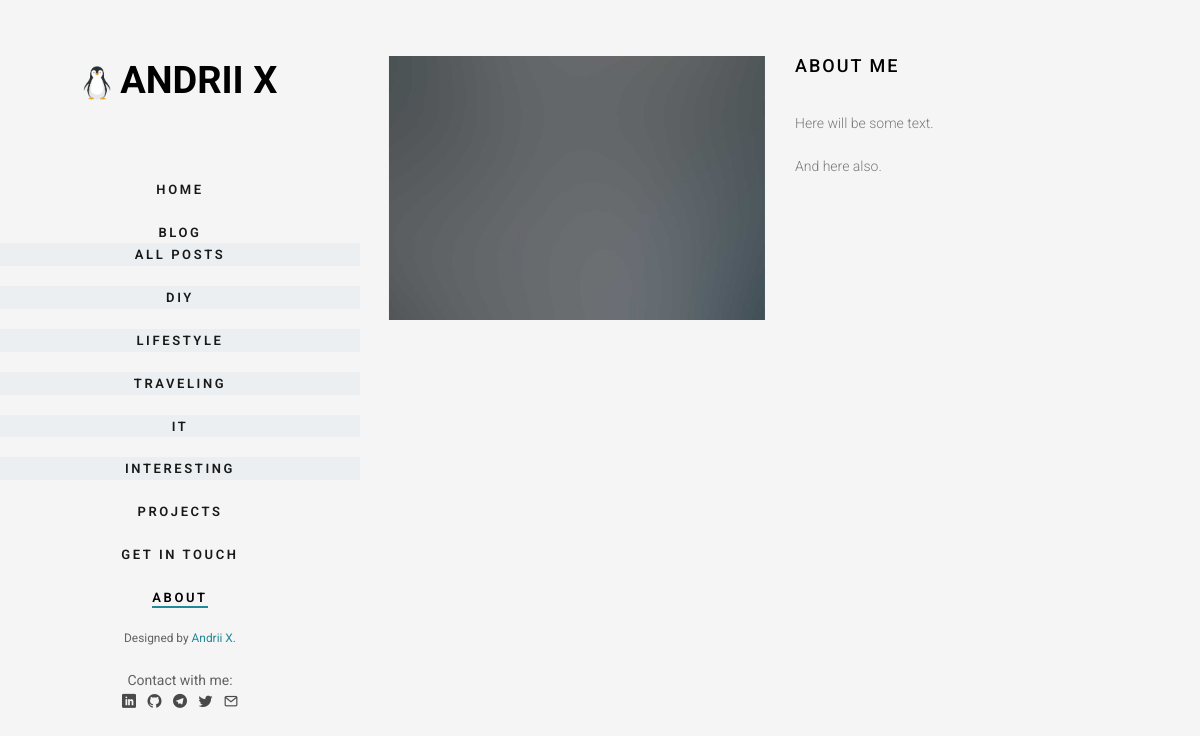
/about, run on the app's committed database.
### blog/models.py (models this page shows, shortened)
class Category(models.Model):
    title = models.CharField(max_length=120, verbose_name='Title')
    slug = models.SlugField(max_length=120, verbose_name='URL', unique=True)
    def get_absolute_url(self):
        return reverse('category', kwargs={'slug': self.slug})
    class Meta:
        verbose_name = 'Category'
        verbose_name_plural = 'Categories'
        ordering = ['id', ]

### blog/views.py (the view)
# urls.py: path('about', about, name='about'),
def about(request):
    return render(request, 'blog/about.html')

### blog/templatetags/menu.py (called while the page is built)
@register.inclusion_tag('blog/list_category.html')
def get_category():
    categories = Category.objects.all()
    return {'categories': categories}

### blog/templates/blog/about.html
{% extends 'base.html' %}
{% load static %}
{% block content %}
    <div class="fh5co-narrow-content">
        <div class="row row-bottom-padded-md">
            <div class="col-md-6 animate-box" data-animate-effect="fadeInLeft">
                <img class="img-responsive" src="{% static 'images/img_bg_1.jpg' %}"
                     alt="Free HTML5 Bootstrap Template by FreeHTML5.co">
            </div>
            <div class="col-md-6 animate-box" data-animate-effect="fadeInLeft">
                <h2 class="fh5co-heading">About Me</h2>
                <p>Here will be some text.</p>
                <p>And here also.</p>
            </div>
        </div>
    </div>
{% endblock %}

### blog/templates/blog/list_category.html
{% for category in categories %}
    <li style="background-color: #eceff1 "><a class="drawer-dropdown-menu-item" href="{{ category.get_absolute_url }}"
    >{{ category.title }}</a></li>
{% endfor %}

### my_blog/static/css/style.css (style rules this page uses)
body { font-family: "Roboto", Arial, sans-serif; font-weight: 300; font-size: 14px; line-height: 1.6; color: rgba(0, 0, 0, 0.5); background: whitesmoke; }
a { color: #228896; -webkit-transition: 0.5s; -o-transition: 0.5s; transition: 0.5s; }
p { margin-bottom: 1.5em; }
h1, h2, h3, h4, h5, h6 { color: #000; font-family: "Roboto", Arial, sans-serif; font-weight: 400; margin: 0 0 30px 0; }
#fh5co-aside #fh5co-main-menu ul li { margin: 0 0 20px 0; padding: 0; list-style: none; }
#fh5co-aside #fh5co-main-menu ul li a { color: rgba(0, 0, 0, 0.9); text-decoration: none; letter-spacing: .1em; text-transform: uppercase; font-size: 13px; font-weight: 600; position: relative; padding: 10px 10px; letter-spacing: .2em; font-family: "Roboto", Arial, sans-serif; -webkit-transition: 0.3s; -o-transition: 0.3s; transition: 0.3s; }
#fh5co-aside #fh5co-main-menu ul li a:after { content: ""; position: absolute; height: 2px; bottom: 7px; left: 10px; right: 10px; background-color: #228896; visibility: hidden; -webkit-transform: scaleX(0); -moz-transform: scaleX(0); -ms-transform: scaleX(0); -o-transform: scaleX(0); transform: scaleX(0); -webkit-transition: all 0.3s cubic-bezier(0.175, 0.885, 0.32, 1.275); -moz-transition: all 0.3s cubic-bezier(0.175, 0.885, 0.32, 1.275); -ms-transition: all 0.3s cubic-bezier(0.175, 0.885, 0.32, 1.275); -o-transition: all 0.3s cubic-bezier(0.175, 0.885, 0.32, 1.275); transition: all 0.3s cubic-bezier(0.175, 0.885, 0.32, 1.275); }
#fh5co-main .fh5co-narrow-content { position: relative; width: 93%; margin: 0 auto; padding: 4em 0; clear: both; }
.fh5co-heading { font-size: 18px; margin-bottom: 2em; font-weight: 500; text-transform: uppercase; letter-spacing: 2px; }
.row-bottom-padded-md { padding-bottom: 4em; }
.js .animate-box { opacity: 0; }

### data on the page
Category: title "DIY"
Category: title "LIFESTYLE"
Category: title "TRAVELING"
Category: title "IT"
Category: title "INTERESTING"
